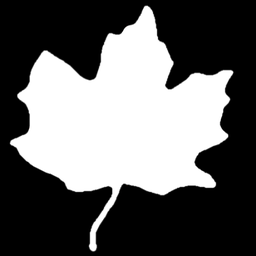
#> input picture MomentosHu_python/hoja.png, 256 x 256 px, shrunk from 566 x 566 before the run
$ python hu.py
#> lines starting #> are read from the running program, lines starting #| are printed output that depends on the picture; after the words box and inside, x2 and y2 are one past the last pixel; in counts of white or black regions, pixels touching at a corner belong together; long printed decimals are rounded
import cv2
import numpy as np
from PIL import Image
import os
import math

# [11 lines left out: function mimagen, not called in this run]

#Primer momeno m00 obtiene el area del objeto de la forma SUM(x^i y^j)(I(x,y))<<-Img binarizada
def momento(img,i,j):
    #Arreglo al sacar el momento de la imagen
    arr=[]
    sum=0
    cont=0
    for y in range(height):
        for x in range(width):
            aux2=img[y][x]
            if aux2==255:
                aux=(pow(x,i)*pow(y,j))
                arr.append(aux)
                sum+=aux

    #Sumatoria de (x^i y^j)(I(x,y))
    #for ii in range(len(arr)):
    #    sum=sum+arr[ii]
    return sum

# [47 lines left out: functions momento_central, normalizar, momentos4_hu, not called in this run]

def momento1(img):
    Cx=(momento(img,1,0))/(momento(img,0,0))
    Cy=(momento(img,0,1))/(momento(img,0,0))
    n20=momento(img,2,0)-(Cx*momento(img,1,0))
    n02=momento(img,0,2)-(Cy*momento(img,0,1))
    print("n20, n02",n20,n02)
    n2=n20/(120627*120627)
    n0=n02/(120627*120627)
    print("m1=",n2+n0)

def momento2(img):
    Cx=(momento(img,1,0))/(momento(img,0,0))
    Cy=(momento(img,0,1))/(momento(img,0,0))
    n20=momento(img,2,0)-(Cx*momento(img,1,0))
    n02=momento(img,0,2)-(Cy*momento(img,0,1))
    n11=momento(img,1,1)-(Cx*momento(img,0,1))
    print("n20: ",n20)
    print("n02: ",n02)
    print("n11: ",n11)

def momento3(img):
    n30=momento(img,3,0)-(3*Cx*momento(img,2,0))+(2*momento(img,1,0)*Cx*Cx)
    n03=momento(img,0,3)-(3*Cy*momento(img,0,2))+(2*momento(img,0,1)*Cy*Cy)
    n12=momento(img,1,2)-(2*Cy*momento(img,1,1))-(Cx*momento(img,0,2))+(2*momento(img,1,0)*Cy*Cy)
    n21=momento(img,2,1)-(2*Cx*momento(img,1,1))-(Cy*momento(img,2,0))+(2*momento(img,0,1)*Cx*Cx)
    print("n30: ",n30)
    print("n03: ",n03)
    print("n12: ",n12)
    print("n21: ",n21)


#Abrir hoja
img2 = cv2.imread('hoja.png',0)
#> img2: shape (256, 256); min 0, max 255, mean 99.3
# Imagen binarizada
ret1,bin = cv2.threshold(img2,180,255,cv2.THRESH_BINARY)
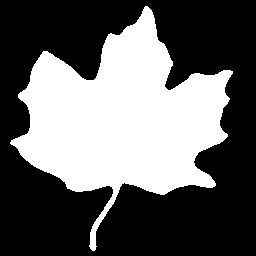
#> bin: shape (256, 256); 38.6% white; 1 white region, box (x1, y1, x2, y2) and area: (10, 6, 233, 251) 25297
#Dimensiones de la imagen
dim=img2.shape
#> dim = (256, 256)
height = img2.shape[0]
#> height = 256
width = img2.shape[1]
#> width = 256
print("Tamano de imagen: "+str(width)+"x"+str(height))
#| Tamano de imagen: 256x256
#Invertir imagen Sossa maneja 1 objeto 0 fondo, varia un poco en el calculo
#img2=mimagen(bin)
#cv2.imwrite('bin2.jpg',img2)

m=momento(img2,0,0)
#> after the loop in momento, `for y in range(height):`: arr = 23831 items; sum = 23831
#> m = 23831
print("Area del objeto",m)
#| Area del objeto 23831
Cx=(momento(img2,1,0))/(momento(img2,0,0))
#> Cx = 121.9
Cy=(momento(img2,0,1))/(momento(img2,0,0))
#> Cy = 118.2
print("x,y-",Cx,Cy)
#| x,y- 121.861 118.182

#momentos de orden 2
rx=math.sqrt((momento(img2,2,0)/momento(img2,0,0)))
#> rx = 132.5
ry=math.sqrt((momento(img2,0,2)/momento(img2,0,0)))
#> ry = 124.9
print("rx,ry-",rx,ry)
#| rx,ry- 132.458 124.905

#momentos de orden 3
Sx=momento(img2,3,0)/math.sqrt(pow(momento(img2,2,0),3))
#> Sx = 0.00778
Sy=momento(img2,0,3)/math.sqrt(pow(momento(img2,0,2),3))
#> Sy = 0.00738
print("sx,sy-",Sx,Sy)
#| sx,sy- 0.007781 0.007378

momento1(img2)
#> in momento1, `Cx=(momento(img,1,0))/(momento(img,0,0))`: Cx = 121.9
#> in momento1, `Cy=(momento(img,0,1))/(momento(img,0,0))`: Cy = 118.2
#> in momento1, `n20=momento(img,2,0)-(Cx*momento(img,1,0))`: n20 = 64228086.9
#> in momento1, `n02=momento(img,0,2)-(Cy*momento(img,0,1))`: n02 = 38948169.6
#| n20, n02 64228086.919 38948169.618
#> in momento1, `n2=n20/(120627*120627)`: n2 = 0.00441
#> in momento1, `n0=n02/(120627*120627)`: n0 = 0.00268
#| m1= 0.007091
momento2(img2)
#> in momento2, `Cx=(momento(img,1,0))/(momento(img,0,0))`: Cx = 121.9
#> in momento2, `Cy=(momento(img,0,1))/(momento(img,0,0))`: Cy = 118.2
#> in momento2, `n20=momento(img,2,0)-(Cx*momento(img,1,0))`: n20 = 64228086.9
#> in momento2, `n02=momento(img,0,2)-(Cy*momento(img,0,1))`: n02 = 38948169.6
#> in momento2, `n11=momento(img,1,1)-(Cx*momento(img,0,1))`: n11 = -1311907
#| n20:  64228086.919
#| n02:  38948169.618
#| n11:  -1311907.012
momento3(img2)
#> in momento3, `n30=momento(img,3,0)-(3*Cx*momento(img,2,0))+(2*momento(img,1,0)*Cx*Cx)`: n30 = -81282870.2
#> in momento3, `n03=momento(img,0,3)-(3*Cy*momento(img,0,2))+(2*momento(img,0,1)*Cy*Cy)`: n03 = -250243871.2
#> in momento3, `n12=momento(img,1,2)-(2*Cy*momento(img,1,1))-(Cx*momento(img,0,2))+(2*..`: n12 = 103316117.2
#> in momento3, `n21=momento(img,2,1)-(2*Cx*momento(img,1,1))-(Cy*momento(img,2,0))+(2*..`: n21 = 104514329.5
#| n30:  -81282870.235
#| n03:  -250243871.155
#| n12:  103316117.171
#| n21:  104514329.510

$ run again, with MomentosHu_python/imagen.bmp saved as MomentosHu_python/hoja.png
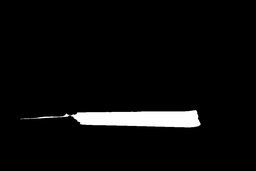
#> input picture MomentosHu_python/imagen.bmp, 256 x 171 px, shrunk from 1024 x 683 before the run
#> img2 is the input picture: shape (171, 256); min 0, max 255, mean 10.5
#> `ret1,bin = cv2.threshold(img2,180,255,cv2.THRESH_BINARY)`:
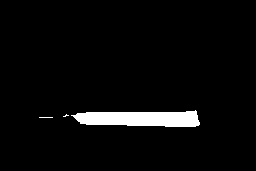
#> bin: shape (171, 256); 3.9% white; 3 white regions (2 under 20 px), largest, box (x1, y1, x2, y2) and area: (71, 110, 200, 127) 1685
#| Tamano de imagen: 256x171
#> after the loop in momento, `for y in range(height):`: arr = 1331 values from 1 to 1; sum = 1331
#| Area del objeto 1331
#> `Cx=(momento(img2,1,0))/(momento(img2,0,0))`: Cx = 140.4
#> `Cy=(momento(img2,0,1))/(momento(img2,0,0))`: Cy = 118.5
#| x,y- 140.366 118.480
#> rx = 144.6
#> ry = 118.5
#| rx,ry- 144.614 118.534
#> Sx = 0.0296
#> Sy = 0.0274
#| sx,sy- 0.02961 0.02745
#> in momento1, `Cx=(momento(img,1,0))/(momento(img,0,0))`: Cx = 140.4
#> in momento1, `Cy=(momento(img,0,1))/(momento(img,0,0))`: Cy = 118.5
#> in momento1, `n20=momento(img,2,0)-(Cx*momento(img,1,0))`: n20 = 1611200.8
#> in momento1, `n02=momento(img,0,2)-(Cy*momento(img,0,1))`: n02 = 16994.2
#| n20, n02 1611200.811 16994.222
#> n2 = 0.000111
#> n0 = 1.17e-06
#| m1= 0.0001119
#> in momento2, `Cx=(momento(img,1,0))/(momento(img,0,0))`: Cx = 140.4
#> in momento2, `Cy=(momento(img,0,1))/(momento(img,0,0))`: Cy = 118.5
#> in momento2, `n20=momento(img,2,0)-(Cx*momento(img,1,0))`: n20 = 1611200.8
#> in momento2, `n02=momento(img,0,2)-(Cy*momento(img,0,1))`: n02 = 16994.2
#> n11 = 14543.2
#| n20:  1611200.811
#| n02:  16994.222
#| n11:  14543.196
#> n30 = -10589322.5
#> n03 = 3027.4
#> n12 = 121630.6
#> n21 = -259928.6
#| n30:  -10589322.481
#| n03:  3027.442
#| n12:  121630.641
#| n21:  -259928.627
